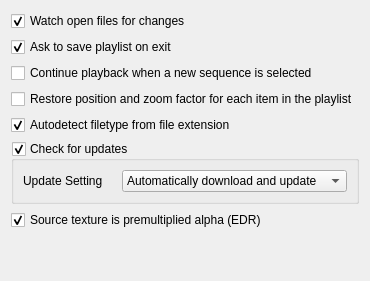
     <widget class="QWidget" name="tabGeneral">
      <attribute name="title">
       <string>General</string>
      </attribute>
      <layout class="QVBoxLayout" name="verticalLayout_2">
       <item>
        <widget class="QCheckBox" name="checkBoxWatchFiles">
         <property name="toolTip">
          <string>If active, all open files will be watched for changes. If a file is changed, YUV will ask you if you want to reload the file now.</string>
         </property>
         <property name="whatsThis">
          <string>If active, all open files will be watched for changes. If a file is changed, YUV will ask you if you want to reload the file now.</string>
         </property>
         <property name="text">
          <string>Watch open files for changes</string>
         </property>
         <property name="checked">
          <bool>true</bool>
         </property>
        </widget>
       </item>
       <item>
        <widget class="QCheckBox" name="checkBoxAskToSave">
         <property name="text">
          <string>Ask to save playlist on exit</string>
         </property>
         <property name="checked">
          <bool>true</bool>
         </property>
        </widget>
       </item>
       <item>
        <widget class="QCheckBox" name="checkBoxContinuePlaybackNewSelection">
         <property name="toolTip">
          <string>Should playback continue if a new sequence is selected from the playlist?</string>
         </property>
         <property name="whatsThis">
          <string>Should playback continue if a new sequence is selected from the playlist?</string>
         </property>
         <property name="text">
          <string>Continue playback when a new sequence is selected</string>
         </property>
        </widget>
       </item>
       <item>
        <widget class="QCheckBox" name="checkBoxSavePositionPerItem">
         <property name="text">
          <string>Restore position and zoom factor for each item in the playlist</string>
         </property>
        </widget>
       </item>
       <item>
        <widget class="QCheckBox" name="checkBoxAutodetectFileType">
         <property name="toolTip">
          <string>Autodetect the file type (yuv, rgb, compressed) from the file extension. If disabled, you will be asked for every file you open that is unknown.</string>
         </property>
         <property name="whatsThis">
          <string>Autodetect the file type (yuv, rgb, compressed) from the file extension. If disabled, you will be asked for every file you open that is unknown.</string>
         </property>
         <property name="text">
          <string>Autodetect filetype from file extension</string>
         </property>
         <property name="checked">
          <bool>true</bool>
         </property>
        </widget>
       </item>
       <item>
        <widget class="QGroupBox" name="groupBoxUpdates">
         <property name="toolTip">
          <string>If activated, YUView will try to check for updates every time you start YUView.</string>
         </property>
         <property name="whatsThis">
          <string>If activated, YUView will try to check for updates every time you start YUView.</string>
         </property>
         <property name="title">
          <string>Check for updates</string>
         </property>
         <property name="checkable">
          <bool>true</bool>
         </property>
         <layout class="QHBoxLayout" name="horizontalLayout_5">
          <item>
           <widget class="QLabel" name="labelUpdateSettings">
            <property name="toolTip">
             <string>Should updates be installed automatically?</string>
            </property>
            <property name="whatsThis">
             <string>Should updates be installed automatically?</string>
            </property>
            <property name="text">
             <string>Update Setting</string>
            </property>
           </widget>
          </item>
          <item>
           <widget class="QComboBox" name="comboBoxUpdateSettings">
            <property name="toolTip">
             <string>Should updates be installed automatically?</string>
            </property>
            <property name="whatsThis">
             <string>Should updates be installed automatically?</string>
            </property>
            <item>
             <property name="text">
              <string>Automatically download and update</string>
             </property>
            </item>
            <item>
             <property name="text">
              <string>Always ask before an update</string>
             </property>
            </item>
           </widget>
          </item>
         </layout>
        </widget>
       </item>
       <item>
        <widget class="QCheckBox" name="checkBoxPremultipliedAlpha">
         <property name="toolTip">
          <string>When enabled, texture data is treated as already premultiplied (RGB channels already multiplied by alpha). When disabled, the shader will premultiply RGB by alpha before blending. The Metal pipeline always uses premultiplied blending (required by macOS compositor). Default: enabled (matches macOS Qt QImage Format_ARGB32 behavior).</string>
         </property>
         <property name="whatsThis">
          <string>When enabled, texture data is treated as already premultiplied (RGB channels already multiplied by alpha). When disabled, the shader will premultiply RGB by alpha before blending. The Metal pipeline always uses premultiplied blending (required by macOS compositor). Default: enabled (matches macOS Qt QImage Format_ARGB32 behavior).</string>
         </property>
         <property name="text">
          <string>Source texture is premultiplied alpha (EDR)</string>
         </property>
         <property name="checked">
          <bool>true</bool>
         </property>
        </widget>
       </item>
       <item>
        <spacer name="verticalSpacerGeneral">
         <property name="orientation">
          <enum>Qt::Vertical</enum>
         </property>
         <property name="sizeHint" stdset="0">
          <size>
           <width>20</width>
           <height>40</height>
          </size>
         </property>
        </spacer>
       </item>
      </layout>
     </widget>
